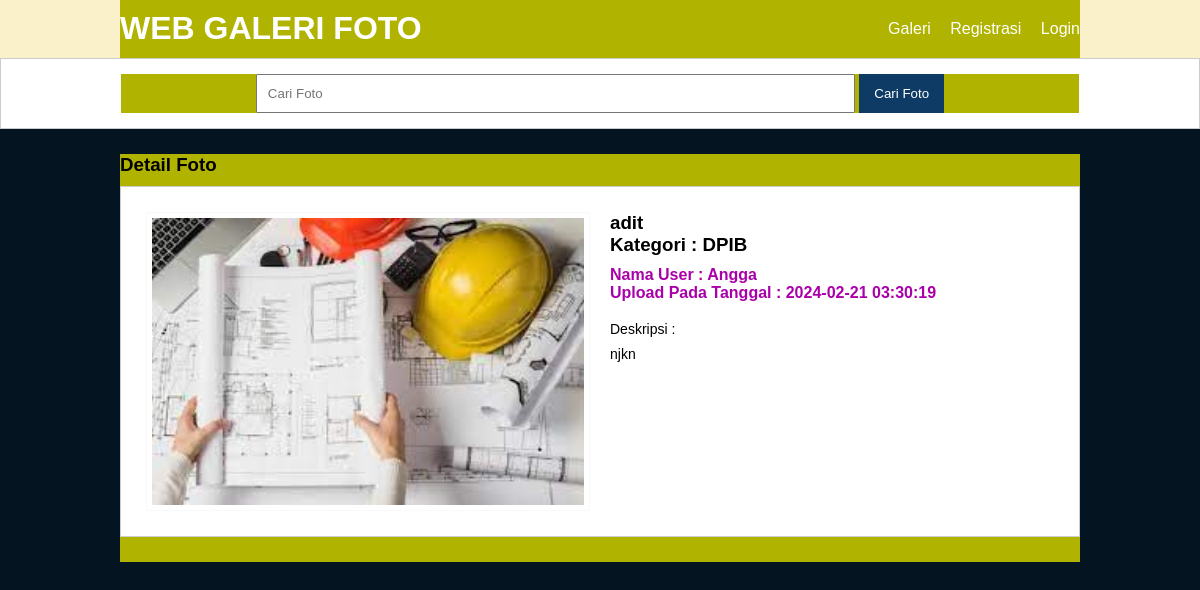
Page /detail-image.php?id=44 on the committed database.
### tables this page shows
CREATE TABLE `tb_image` (
  `image_id` int(11) NOT NULL,
  `category_id` int(11) NOT NULL,
  `category_name` varchar(100) NOT NULL,
  `user_id` int(11) NOT NULL,
  `user_name` varchar(100) NOT NULL,
  `image_name` varchar(100) NOT NULL,
  `image_description` text NOT NULL,
  `image` varchar(100) NOT NULL,
  `image_status` tinyint(1) NOT NULL,
  `date_created` timestamp NOT NULL DEFAULT current_timestamp() ON UPDATE current_timestamp()
);

### detail-image.php (the view, shortened to what this page needs)
<?php
    include 'db.php';
	$produk = mysqli_query($conn, "SELECT * FROM tb_image WHERE image_id = '".$_GET['id']."' ");
	$p = mysqli_fetch_object($produk);
?>
<!DOCTYPE html PUBLIC "-//W3C//DTD XHTML 1.0 Transitional//EN" "http://www.w3.org/TR/xhtml1/DTD/xhtml1-transitional.dtd">
<html xmlns="http://www.w3.org/1999/xhtml">
<head>
<link rel="stylesheet" type="text/css" href="css/style.css">
</head>
<body>
    <header>
        <div class="container">
        <h1><a href="index.php">WEB GALERI FOTO</a></h1>
        <ul>
            <li><a href="galeri.php">Galeri</a></li>
           <li><a href="registrasi.php">Registrasi</a></li>
           <li><a href="login.php">Login</a></li>
        </ul>
        </div>
    </header>
    <div class="search">
        <div class="container">
            <form action="galeri.php">
                <input type="text" name="search" placeholder="Cari Foto" value="<?php echo $_GET['search'] ?>" />
                <input type="submit" name="cari" value="Cari Foto" />
            </form>
        </div>
    </div>
    <div class="section">
        <div class="container">
             <h3>Detail Foto</h3>
            <div class="box">
                <div class="col-2">
                   <img src="foto/<?php echo $p->image ?>" width="100%" />
                </div>
                <div class="col-2">
                   <h3><?php echo $p->image_name ?><br />Kategori : <?php echo $p->category_name  ?></h3>
                   <h4>Nama User : <?php echo $p->user_name ?><br />
                   Upload Pada Tanggal : <?php echo $p->date_created  ?></h4>
                   <p>Deskripsi :<br />
                        <?php echo $p->image_description ?>
                   </p>
                </div>
            </div>
        </div>
    </div>
</body>
</html>

### css/style.css (style rules this page uses)
* { padding:0; margin:0; font-family:'Quicksand', sans-serif; }
body { background-color:#041421; }
a { color: inherit; text-decoration:none; }
header { background-color: #faf0ca; color: #fff; }
header h1 { float:left; padding:10px 0; }
header ul { float:right; }
header ul li { display:inline-block; }
header ul li a { padding:20px 0 20px 15px; display: inline-block; }
.container { width: 80%; margin: 0 auto; background-color: #b0b300; }
.container:after { content:''; display: block; clear:both; }
.section { padding:25px 0; }
.box { background-color: #fff; border:1px solid #ccc; padding:15px; box-sizing: border-box; margin:10px 0 25px 0; }
.box:after { content: ''; display: block; clear: both; }
.search { padding:15px 0; background-color: #fff; border:1px solid #ccc; text-align: center; }
.search input[type=text] { width: 60%; padding:10px; }
.search input[type=submit] { padding:12px 15px; background-color: #0d3b66; color: #fff; border:none; cursor:pointer; }
.col-2 { width: 50%; min-height: 200px; padding:10px; box-sizing: border-box; float: left; }
.col-2 img { border:1px solid #f9f9f9; padding:5px; box-sizing: border-box; }
.col-2 h3 { margin-bottom: 10px; }
.col-2 h4 { color: #aa00aa; }
.col-2 p { margin:15px 0; text-align: justify; line-height: 25px; font-size: 14px; }

### rows in the picture
tb_image: image (picture), image_name "adit", category_name "DPIB", user_name "Angga", date_created "2024-02-21 03:30:19", image_description "njkn"
